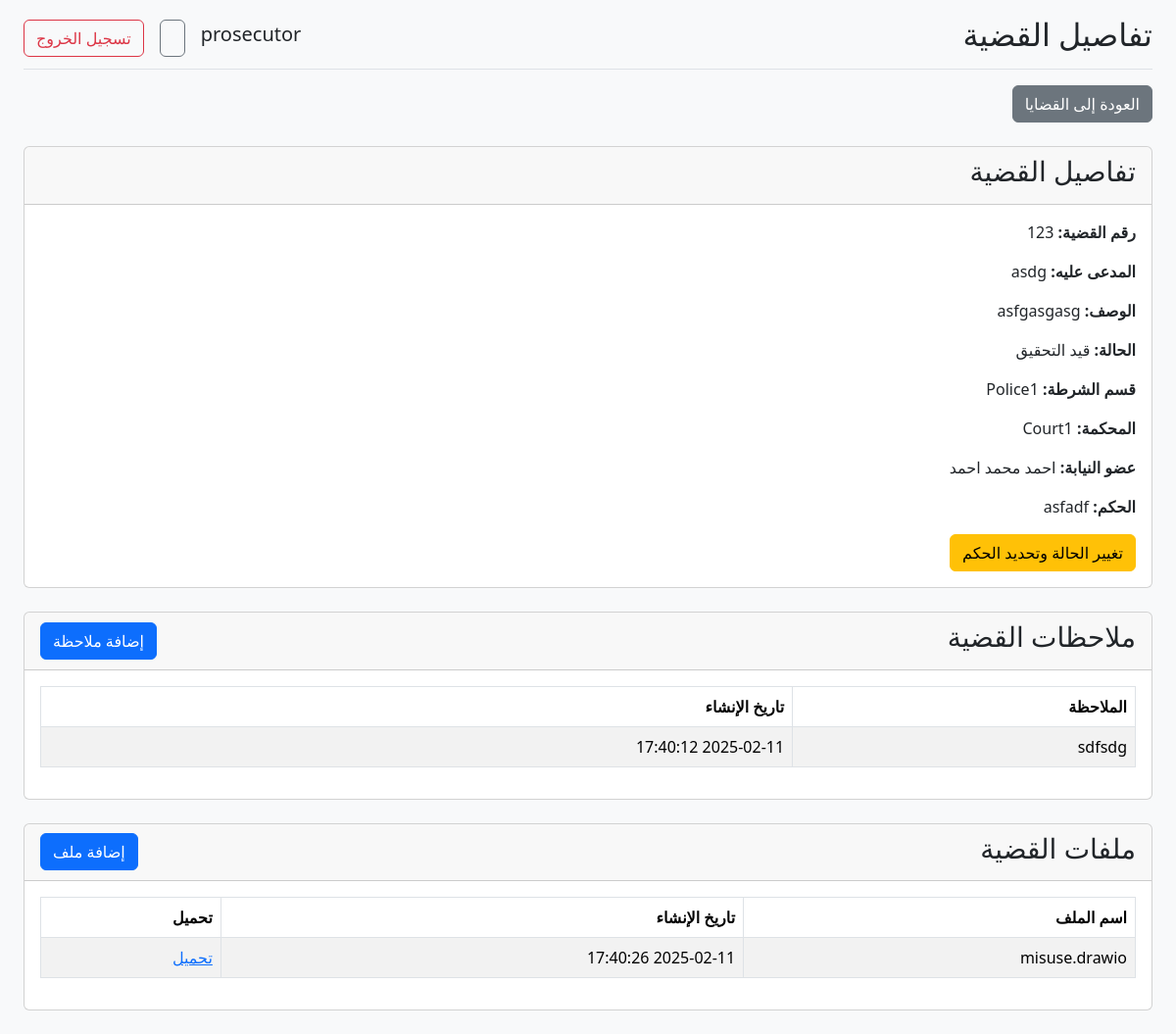
/case_details.php?id=4 (signed in), run on the app's committed database.
### tables this page shows
CREATE TABLE `cases` (
  `id` int(11) NOT NULL,
  `case_number` varchar(255) NOT NULL,
  `defendant` varchar(255) NOT NULL,
  `description` text NOT NULL,
  `status` varchar(50) NOT NULL,
  `verdict` text NOT NULL,
  `prosecutor_id` int(11) DEFAULT NULL
);

CREATE TABLE `police_departments` (
  `id` int(11) NOT NULL,
  `name` varchar(255) NOT NULL,
  `location` varchar(255) NOT NULL
);

CREATE TABLE `courts` (
  `id` int(11) NOT NULL,
  `name` varchar(255) NOT NULL,
  `location` varchar(255) NOT NULL
);

CREATE TABLE `notes` (
  `id` int(11) NOT NULL,
  `text` text NOT NULL,
  `case_id` int(11) NOT NULL,
  `prosecutor_id` int(11) NOT NULL,
  `created_at` timestamp NOT NULL DEFAULT current_timestamp()
);

CREATE TABLE `files` (
  `id` int(11) NOT NULL,
  `file_name` text NOT NULL,
  `file_path` text NOT NULL,
  `case_id` int(11) NOT NULL,
  `prosecutor_id` int(11) NOT NULL,
  `created_at` timestamp NOT NULL DEFAULT current_timestamp()
);

### case_details.php (the view, shortened to what this page needs)
<?php
require_once('logger.php');
$user_id = $_SESSION['user_id'];
$case_id = isset($_GET['id']) ? intval($_GET['id']) : 0;
$case = $conn->query("SELECT cases.case_number, cases.defendant, cases.description, cases.status, cases.verdict,
                             police_departments.name AS police_department, courts.name AS court,
                             CONCAT(prosecutor.first_name, ' ', prosecutor.second_name, ' ', prosecutor.last_name) AS prosecutor
                      FROM cases
                      JOIN case_assignments ON cases.id = case_assignments.case_id
                      JOIN police_departments ON case_assignments.police_department_id = police_departments.id
                      JOIN courts ON case_assignments.court_id = courts.id
                      JOIN prosecutor ON cases.prosecutor_id = prosecutor.id
                      WHERE cases.id = $case_id AND cases.prosecutor_id = $user_id");
$case_details = $case->fetch_assoc();
$notes_query = $conn->query("SELECT * FROM notes WHERE case_id = $case_id ORDER BY created_at DESC");
$notes = [];
if ($notes_query) {
  while ($row = $notes_query->fetch_assoc()) {
    $notes[] = $row;
  }
}
$files_query = $conn->query("SELECT * FROM files WHERE case_id = $case_id ORDER BY created_at DESC");
$files = [];
if ($files_query) {
  while ($row = $files_query->fetch_assoc()) {
    $files[] = $row;
  }
}
?>
<!DOCTYPE html>
<html lang="ar" dir="rtl">
<head>
  <link rel="stylesheet" href="https://cdn.jsdelivr.net/npm/bootstrap@5.3.3/dist/css/bootstrap.rtl.min.css">
</head>
<body class="bg-light h-100">
  <div class="container-fluid h-100">
    <div class="row h-100">
      <main class="col-md-12 ms-sm-auto col-lg-12 px-md-4">
        <div class="d-flex justify-content-between flex-wrap flex-md-nowrap align-items-center pt-3 pb-2 mb-3 border-bottom">
          <h1 class="h2">تفاصيل القضية</h1>
          <?php include '_navbar_contents.php' ?>
        </div>
        <div class="mb-3">
          <a href="cases.php" class="btn btn-secondary">العودة إلى القضايا</a>
        </div>
        <div class="card my-4">
          <div class="card-header">
            <h3>تفاصيل القضية</h3>
          </div>
          <div class="card-body">
            <p><strong>رقم القضية:</strong> <?php echo htmlspecialchars($case_details['case_number']); ?></p>
            <p><strong>المدعى عليه:</strong> <?php echo htmlspecialchars($case_details['defendant']); ?></p>
            <p><strong>الوصف:</strong> <?php echo htmlspecialchars($case_details['description']); ?></p>
            <p><strong>الحالة:</strong> <?php echo htmlspecialchars($case_details['status']); ?></p>
            <p><strong>قسم الشرطة:</strong> <?php echo htmlspecialchars($case_details['police_department']); ?></p>
            <p><strong>المحكمة:</strong> <?php echo htmlspecialchars($case_details['court']); ?></p>
            <p><strong>عضو النيابة:</strong> <?php echo htmlspecialchars($case_details['prosecutor']); ?></p>
            <?php if (!empty($case_details['verdict'])) : ?>
              <p><strong>الحكم:</strong> <?php echo htmlspecialchars($case_details['verdict']); ?></p>
            <?php endif; ?>
            <a href="change_status.php?case_id=<?php echo $case_id; ?>" class="btn btn-warning">تغيير الحالة وتحديد الحكم</a>
          </div>
        </div>
        <div class="card my-4">
          <div class="card-header d-flex justify-content-between align-items-center">
            <h3>ملاحظات القضية</h3>
            <a href="add_note.php?case_id=<?php echo $case_id; ?>" class="btn btn-primary">إضافة ملاحظة</a>
          </div>
          <div class="card-body">
            <?php if (count($notes) > 0) : ?>
              <div class="table-responsive">
                <table class="table table-striped table-bordered">
                  <thead>
                    <tr>
                      <th>الملاحظة</th>
                      <th>تاريخ الإنشاء</th>
                    </tr>
                  </thead>
                  <tbody>
                    <?php foreach ($notes as $note) : ?>
                      <tr>
                        <td><?php echo htmlspecialchars($note['text']); ?></td>
                        <td><?php echo htmlspecialchars($note['created_at']); ?></td>
                      </tr>
                    <?php endforeach; ?>
                  </tbody>
                </table>
              </div>
            <?php else : ?>
              <p>لا توجد ملاحظات لهذه القضية.</p>
            <?php endif; ?>
          </div>
        </div>
        <div class="card my-4">
          <div class="card-header d-flex justify-content-between align-items-center">
            <h3>ملفات القضية</h3>
            <a href="add_file.php?case_id=<?php echo $case_id; ?>" class="btn btn-primary">إضافة ملف</a>
          </div>
          <div class="card-body">
            <?php if (count($files) > 0) : ?>
              <div class="table-responsive">
                <table class="table table-striped table-bordered">
                  <thead>
                    <tr>
                      <th>اسم الملف</th>
                      <th>تاريخ الإنشاء</th>
                      <th>تحميل</th>
                    </tr>
                  </thead>
                  <tbody>
                    <?php foreach ($files as $file) : ?>
                      <tr>
                        <td><?php echo htmlspecialchars($file['file_name']); ?></td>
                        <td><?php echo htmlspecialchars($file['created_at']); ?></td>
                        <td>
                          <a href="<?php echo htmlspecialchars($file['file_path']); ?>" download>تحميل</a>
                        </td>
                      </tr>
                    <?php endforeach; ?>
                  </tbody>
                </table>
              </div>
            <?php else : ?>
              <p>لا توجد ملفات لهذه القضية.</p>
            <?php endif; ?>
          </div>
        </div>
      </main>
    </div>
  </div>
</body>
</html>

### case_details.php (style rules this page uses)
html, body { height: 100%; }

### data on the page
cases: case_number "123", defendant "asdg", description "asfgasgasg", status "قيد التحقيق", police_departments.name "Police1", courts.name "Court1", verdict "asfadf"
notes: text "sdfsdg", created_at "2025-02-11 17:40:12"
files: file_name "misuse.drawio", created_at "2025-02-11 17:40:26"

### other printed values
$_SESSION['username'] "prosecutor"
$case_details['prosecutor'] "احمد محمد احمد"
